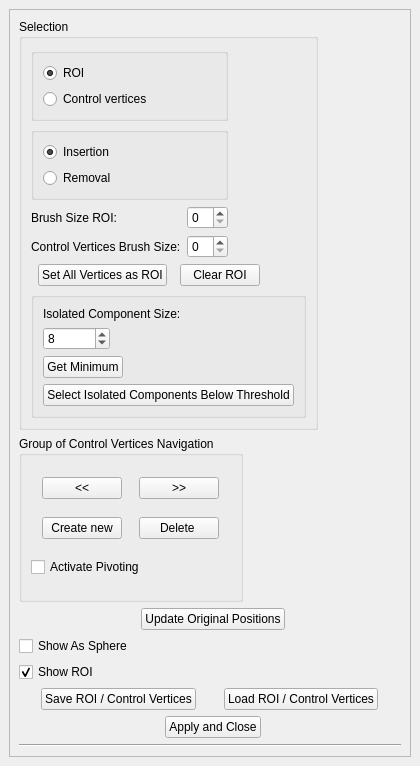
<?xml version="1.0" encoding="UTF-8"?>
<ui version="4.0">
 <class>DeformMesh</class>
 <widget class="QDockWidget" name="DeformMesh">
  <property name="geometry">
   <rect>
    <x>0</x>
    <y>0</y>
    <width>420</width>
    <height>766</height>
   </rect>
  </property>
  <property name="windowTitle">
   <string>Surface Mesh Deformation</string>
  </property>
  <widget class="QWidget" name="dockWidgetContents">
   <layout class="QVBoxLayout" name="verticalLayout">
    <item>
     <widget class="QScrollArea" name="scrollArea">
      <property name="verticalScrollBarPolicy">
       <enum>Qt::ScrollBarAsNeeded</enum>
      </property>
      <property name="widgetResizable">
       <bool>true</bool>
      </property>
      <widget class="QWidget" name="scrollAreaWidgetContents_3">
       <property name="geometry">
        <rect>
         <x>0</x>
         <y>-60</y>
         <width>386</width>
         <height>787</height>
        </rect>
       </property>
       <layout class="QVBoxLayout" name="verticalLayout_6">
        <item>
         <widget class="QGroupBox" name="SelectionGroupBox">
          <property name="sizePolicy">
           <sizepolicy hsizetype="Fixed" vsizetype="Preferred">
            <horstretch>0</horstretch>
            <verstretch>0</verstretch>
           </sizepolicy>
          </property>
          <property name="title">
           <string>Selection</string>
          </property>
          <layout class="QGridLayout" name="gridLayout">
           <item row="6" column="0" colspan="2">
            <layout class="QHBoxLayout" name="horizontalLayout_3">
             <item>
              <widget class="QPushButton" name="SelectAllVerticesPushButton">
               <property name="enabled">
                <bool>true</bool>
               </property>
               <property name="sizePolicy">
                <sizepolicy hsizetype="Fixed" vsizetype="Fixed">
                 <horstretch>0</horstretch>
                 <verstretch>0</verstretch>
                </sizepolicy>
               </property>
               <property name="text">
                <string>Set All Vertices as ROI</string>
               </property>
              </widget>
             </item>
             <item>
              <widget class="QPushButton" name="ClearROIPushButton">
               <property name="sizePolicy">
                <sizepolicy hsizetype="Fixed" vsizetype="Fixed">
                 <horstretch>0</horstretch>
                 <verstretch>0</verstretch>
                </sizepolicy>
               </property>
               <property name="text">
                <string>Clear ROI</string>
               </property>
              </widget>
             </item>
            </layout>
           </item>
           <item row="2" column="0" rowspan="2">
            <widget class="QGroupBox" name="ROICtrlVertGroupBox">
             <layout class="QVBoxLayout" name="CtrlVertRoiLayout">
              <item>
               <widget class="QRadioButton" name="ROIRadioButton">
                <property name="toolTip">
                 <string>Use Shift + Left Click to paint ROI vertices</string>
                </property>
                <property name="text">
                 <string>ROI</string>
                </property>
                <property name="checked">
                 <bool>true</bool>
                </property>
               </widget>
              </item>
              <item>
               <widget class="QRadioButton" name="CtrlVertRadioButton">
                <property name="toolTip">
                 <string>Use Shift + Left Click to paint control vertices</string>
                </property>
                <property name="text">
                 <string>Control vertices</string>
                </property>
               </widget>
              </item>
             </layout>
            </widget>
           </item>
           <item row="7" column="0" colspan="3">
            <widget class="QGroupBox" name="groupBox">
             <property name="sizePolicy">
              <sizepolicy hsizetype="Fixed" vsizetype="Preferred">
               <horstretch>0</horstretch>
               <verstretch>0</verstretch>
              </sizepolicy>
             </property>
             <property name="title">
              <string/>
             </property>
             <layout class="QVBoxLayout" name="verticalLayout_8">
              <item>
               <layout class="QVBoxLayout" name="verticalLayout_4">
                <item>
                 <layout class="QHBoxLayout" name="horizontalLayout_8">
                  <item>
                   <widget class="QLabel" name="label_3">
                    <property name="text">
                     <string>Isolated Component Size:</string>
                    </property>
                   </widget>
                  </item>
                 </layout>
                </item>
                <item>
                 <widget class="QSpinBox" name="Threshold_size_spin_box">
                  <property name="sizePolicy">
                   <sizepolicy hsizetype="Fixed" vsizetype="Fixed">
                    <horstretch>0</horstretch>
                    <verstretch>0</verstretch>
                   </sizepolicy>
                  </property>
                  <property name="maximum">
                   <number>999999999</number>
                  </property>
                  <property name="value">
                   <number>8</number>
                  </property>
                 </widget>
                </item>
                <item>
                 <widget class="QPushButton" name="Get_minimum_button">
                  <property name="sizePolicy">
                   <sizepolicy hsizetype="Fixed" vsizetype="Fixed">
                    <horstretch>0</horstretch>
                    <verstretch>0</verstretch>
                   </sizepolicy>
                  </property>
                  <property name="text">
                   <string>Get Minimum</string>
                  </property>
                 </widget>
                </item>
                <item>
                 <widget class="QPushButton" name="Select_isolated_components_button">
                  <property name="sizePolicy">
                   <sizepolicy hsizetype="Fixed" vsizetype="Fixed">
                    <horstretch>0</horstretch>
                    <verstretch>0</verstretch>
                   </sizepolicy>
                  </property>
                  <property name="text">
                   <string>Select Isolated Components Below Threshold</string>
                  </property>
                 </widget>
                </item>
               </layout>
              </item>
             </layout>
            </widget>
           </item>
           <item row="5" column="0">
            <layout class="QVBoxLayout" name="RingLayout">
             <item>
              <layout class="QHBoxLayout" name="horizontalLayout_4">
               <item>
                <layout class="QVBoxLayout" name="verticalLayout_5">
                 <item>
                  <widget class="QLabel" name="label">
                   <property name="text">
                    <string>Brush Size ROI:</string>
                   </property>
                  </widget>
                 </item>
                 <item>
                  <widget class="QLabel" name="label_2">
                   <property name="text">
                    <string>Control Vertices Brush Size:</string>
                   </property>
                  </widget>
                 </item>
                </layout>
               </item>
               <item>
                <layout class="QVBoxLayout" name="verticalLayout_2">
                 <item>
                  <widget class="QSpinBox" name="BrushSpinBoxRoi">
                   <property name="sizePolicy">
                    <sizepolicy hsizetype="Fixed" vsizetype="Fixed">
                     <horstretch>0</horstretch>
                     <verstretch>0</verstretch>
                    </sizepolicy>
                   </property>
                  </widget>
                 </item>
                 <item>
                  <widget class="QSpinBox" name="BrushSpinBoxCtrlVert">
                   <property name="sizePolicy">
                    <sizepolicy hsizetype="Fixed" vsizetype="Fixed">
                     <horstretch>0</horstretch>
                     <verstretch>0</verstretch>
                    </sizepolicy>
                   </property>
                  </widget>
                 </item>
                </layout>
               </item>
              </layout>
             </item>
            </layout>
           </item>
           <item row="4" column="0">
            <widget class="QGroupBox" name="InsertEraseGroupBox">
             <layout class="QVBoxLayout" name="InsertRemoveLayout">
              <item>
               <widget class="QRadioButton" name="InsertRadioButton">
                <property name="text">
                 <string>Insertion</string>
                </property>
                <property name="checked">
                 <bool>true</bool>
                </property>
               </widget>
              </item>
              <item>
               <widget class="QRadioButton" name="EraseRadioButton">
                <property name="text">
                 <string>Removal</string>
                </property>
               </widget>
              </item>
             </layout>
            </widget>
           </item>
          </layout>
         </widget>
        </item>
        <item>
         <widget class="QGroupBox" name="CtrlVertGroupNavigationGroupBox">
          <property name="sizePolicy">
           <sizepolicy hsizetype="Fixed" vsizetype="Preferred">
            <horstretch>0</horstretch>
            <verstretch>0</verstretch>
           </sizepolicy>
          </property>
          <property name="title">
           <string>Group of Control Vertices Navigation</string>
          </property>
          <layout class="QVBoxLayout" name="verticalLayout_3">
           <item>
            <layout class="QHBoxLayout" name="horizontalLayout">
             <item>
              <widget class="QPushButton" name="PrevCtrlVertPushButton">
               <property name="sizePolicy">
                <sizepolicy hsizetype="Fixed" vsizetype="Fixed">
                 <horstretch>0</horstretch>
                 <verstretch>0</verstretch>
                </sizepolicy>
               </property>
               <property name="text">
                <string>&lt;&lt;</string>
               </property>
              </widget>
             </item>
             <item>
              <widget class="QPushButton" name="NextCtrlVertPushButton">
               <property name="sizePolicy">
                <sizepolicy hsizetype="Fixed" vsizetype="Fixed">
                 <horstretch>0</horstretch>
                 <verstretch>0</verstretch>
                </sizepolicy>
               </property>
               <property name="text">
                <string>&gt;&gt;</string>
               </property>
              </widget>
             </item>
            </layout>
           </item>
           <item>
            <layout class="QHBoxLayout" name="horizontalLayout_2">
             <item>
              <widget class="QPushButton" name="AddCtrlVertPushButton">
               <property name="sizePolicy">
                <sizepolicy hsizetype="Fixed" vsizetype="Fixed">
                 <horstretch>0</horstretch>
                 <verstretch>0</verstretch>
                </sizepolicy>
               </property>
               <property name="text">
                <string>Create new</string>
               </property>
              </widget>
             </item>
             <item>
              <widget class="QPushButton" name="DeleteCtrlVertPushButton">
               <property name="sizePolicy">
                <sizepolicy hsizetype="Fixed" vsizetype="Fixed">
                 <horstretch>0</horstretch>
                 <verstretch>0</verstretch>
                </sizepolicy>
               </property>
               <property name="text">
                <string>Delete </string>
               </property>
              </widget>
             </item>
            </layout>
           </item>
           <item>
            <widget class="QCheckBox" name="ActivatePivotingCheckBox">
             <property name="text">
              <string>Activate Pivoting </string>
             </property>
            </widget>
           </item>
          </layout>
         </widget>
        </item>
        <item>
         <layout class="QHBoxLayout" name="horizontalLayout_7">
          <item>
           <spacer name="horizontalSpacer_2">
            <property name="orientation">
             <enum>Qt::Horizontal</enum>
            </property>
           </spacer>
          </item>
          <item>
           <widget class="QPushButton" name="OverwritePushButton">
            <property name="sizePolicy">
             <sizepolicy hsizetype="Fixed" vsizetype="Fixed">
              <horstretch>0</horstretch>
              <verstretch>0</verstretch>
             </sizepolicy>
            </property>
            <property name="text">
             <string>Update Original Positions</string>
            </property>
           </widget>
          </item>
         </layout>
        </item>
        <item>
         <layout class="QVBoxLayout" name="verticalLayout_7">
          <item>
           <widget class="QCheckBox" name="ShowAsSphereCheckBox">
            <property name="sizePolicy">
             <sizepolicy hsizetype="Fixed" vsizetype="Fixed">
              <horstretch>0</horstretch>
              <verstretch>0</verstretch>
             </sizepolicy>
            </property>
            <property name="text">
             <string>Show As Sphere</string>
            </property>
            <property name="checked">
             <bool>false</bool>
            </property>
           </widget>
          </item>
          <item>
           <widget class="QCheckBox" name="ShowROICheckBox">
            <property name="sizePolicy">
             <sizepolicy hsizetype="Fixed" vsizetype="Fixed">
              <horstretch>0</horstretch>
              <verstretch>0</verstretch>
             </sizepolicy>
            </property>
            <property name="text">
             <string>Show ROI</string>
            </property>
            <property name="checked">
             <bool>true</bool>
            </property>
           </widget>
          </item>
         </layout>
        </item>
        <item>
         <layout class="QHBoxLayout" name="horizontalLayout_6">
          <item>
           <widget class="QPushButton" name="SaveROIPushButton">
            <property name="sizePolicy">
             <sizepolicy hsizetype="Fixed" vsizetype="Fixed">
              <horstretch>0</horstretch>
              <verstretch>0</verstretch>
             </sizepolicy>
            </property>
            <property name="text">
             <string>Save ROI / Control Vertices</string>
            </property>
           </widget>
          </item>
          <item>
           <widget class="QPushButton" name="ReadROIPushButton">
            <property name="sizePolicy">
             <sizepolicy hsizetype="Fixed" vsizetype="Fixed">
              <horstretch>0</horstretch>
              <verstretch>0</verstretch>
             </sizepolicy>
            </property>
            <property name="text">
             <string>Load ROI / Control Vertices</string>
            </property>
           </widget>
          </item>
         </layout>
        </item>
        <item>
         <layout class="QHBoxLayout" name="ApplyAndCloseLayout">
          <item>
           <spacer name="horizontalSpacer">
            <property name="orientation">
             <enum>Qt::Horizontal</enum>
            </property>
           </spacer>
          </item>
          <item>
           <widget class="QPushButton" name="ApplyAndClosePushButton">
            <property name="sizePolicy">
             <sizepolicy hsizetype="Fixed" vsizetype="Fixed">
              <horstretch>0</horstretch>
              <verstretch>0</verstretch>
             </sizepolicy>
            </property>
            <property name="text">
             <string>Apply and Close</string>
            </property>
           </widget>
          </item>
         </layout>
        </item>
        <item>
         <widget class="Line" name="line">
          <property name="orientation">
           <enum>Qt::Horizontal</enum>
          </property>
         </widget>
        </item>
       </layout>
      </widget>
     </widget>
    </item>
   </layout>
  </widget>
 </widget>
 <resources/>
 <connections/>
</ui>
